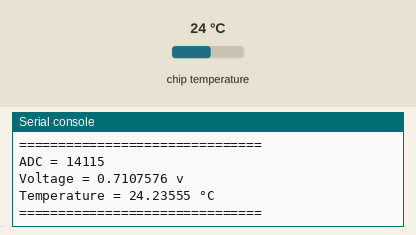
The program below on a simulated Raspberry Pi Pico running MicroPython. On the bench: the last lines printed to the serial console. The test bench sets the inputs (shaded band); at power-on: chip temperature 24 °C.

Above: at 1.2 s.
1.3 s: chip temperature set to 1 °C
At 2.6 s:
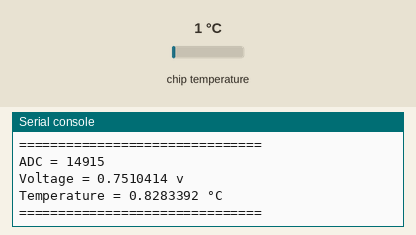
2.8 s: chip temperature set to 11 °C
At 3.8 s:
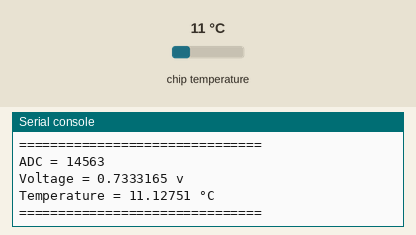
Timing chart, 0 to 5.8 s (numbered marks = the images above; inputs shaded):
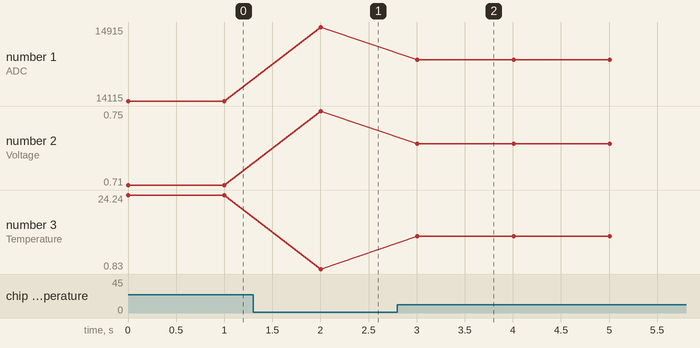

The program:

5_ADC_Temp.py
```python
import machine
import utime

internal_Temp_sensor_pin = 4
sensor_temp = machine.ADC(internal_Temp_sensor_pin)

while True:
    ADC_Temp = sensor_temp.read_u16()
    Voltage_Temp = (ADC_Temp * 3.3)/65535
    Temp = 27 - (Voltage_Temp - 0.706)/0.001721
    print("===============================")
    print("ADC = " + str(ADC_Temp))
    print("Voltage = " + str(Voltage_Temp) + " v")
    print("Temperature = " + str(Temp) + " °C")
    print("===============================")
    utime.sleep(1) # delay 1 sec
```

Measured:
- after the input at 1.3 s, the serial console: prints a new line after 0.70 s (image 1)
- after the input at 2.8 s, the serial console: prints a new line after 0.21 s (image 2)
- plotted number 1: 14115 → 14915 after the input at 1.3 s, 14915 → 14563 after the input at 2.8 s
- plotted number 2: 0.71 → 0.75 after the input at 1.3 s, 0.75 → 0.73 after the input at 2.8 s
- plotted number 3: 24.24 → 0.83 after the input at 1.3 s, 0.83 → 11.13 after the input at 2.8 s
